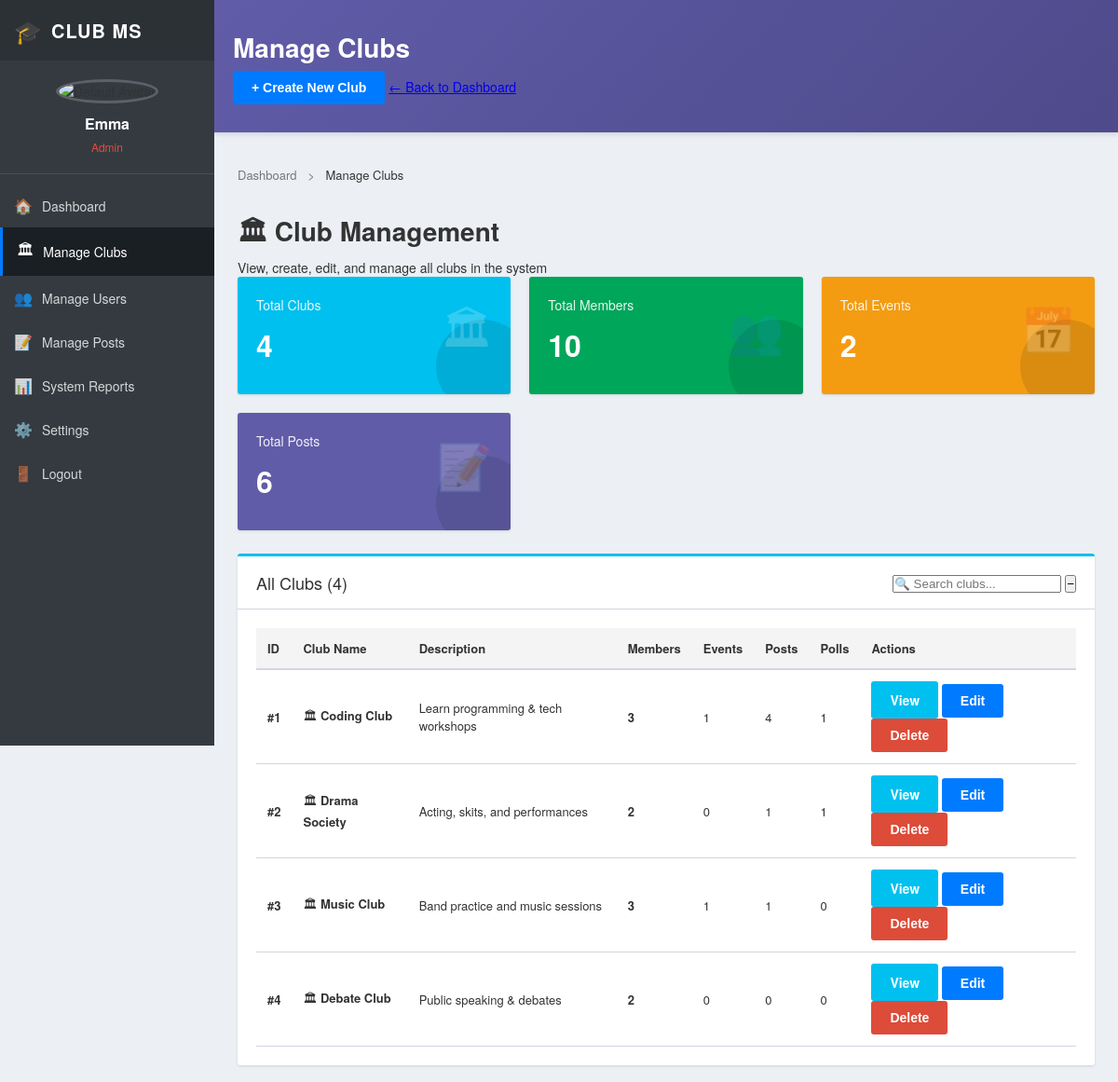
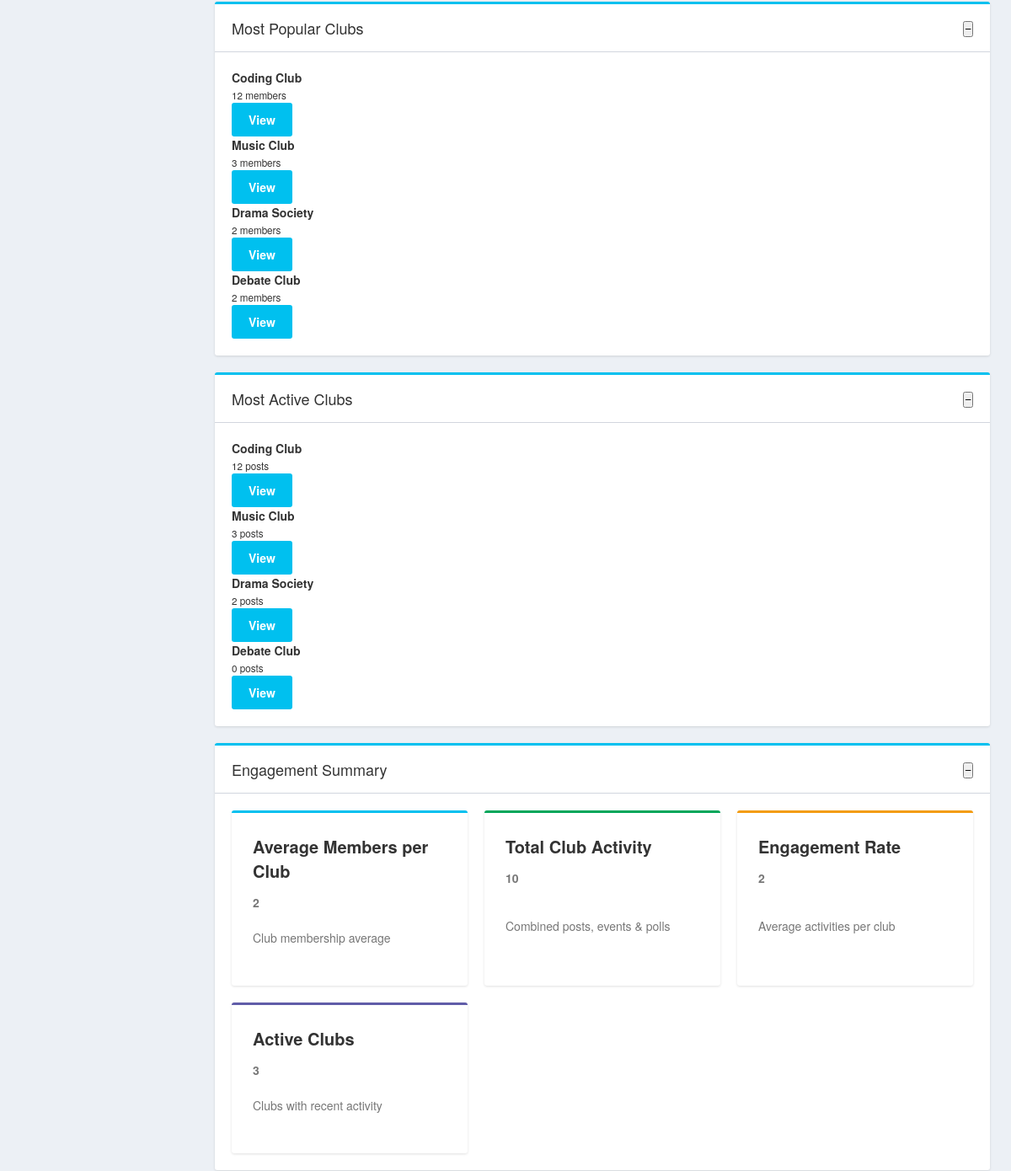
The page /clubs/admin/manage-clubs/ (signed in, upper part) on the database as committed earlier (2 pictures, top to bottom).
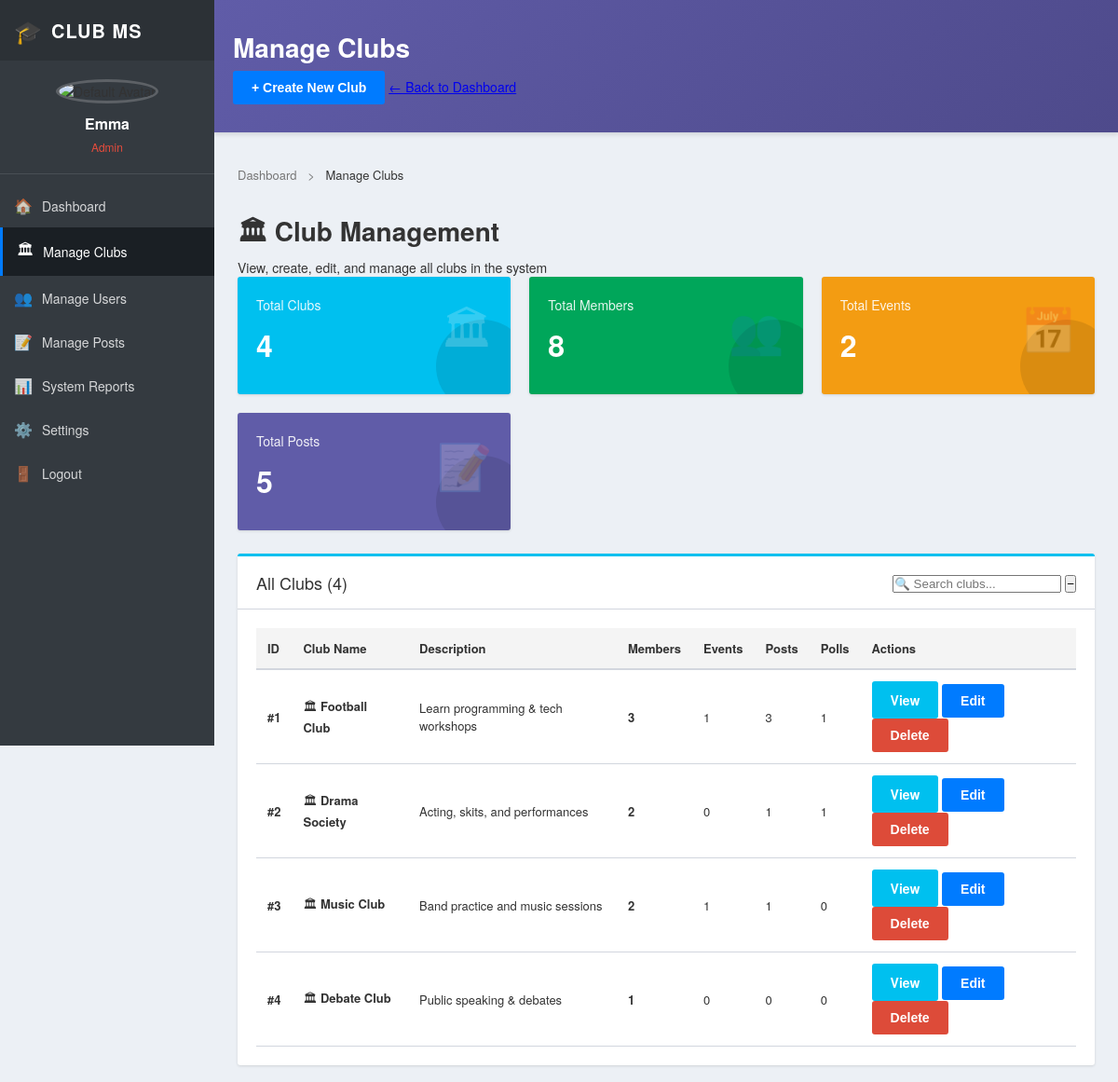
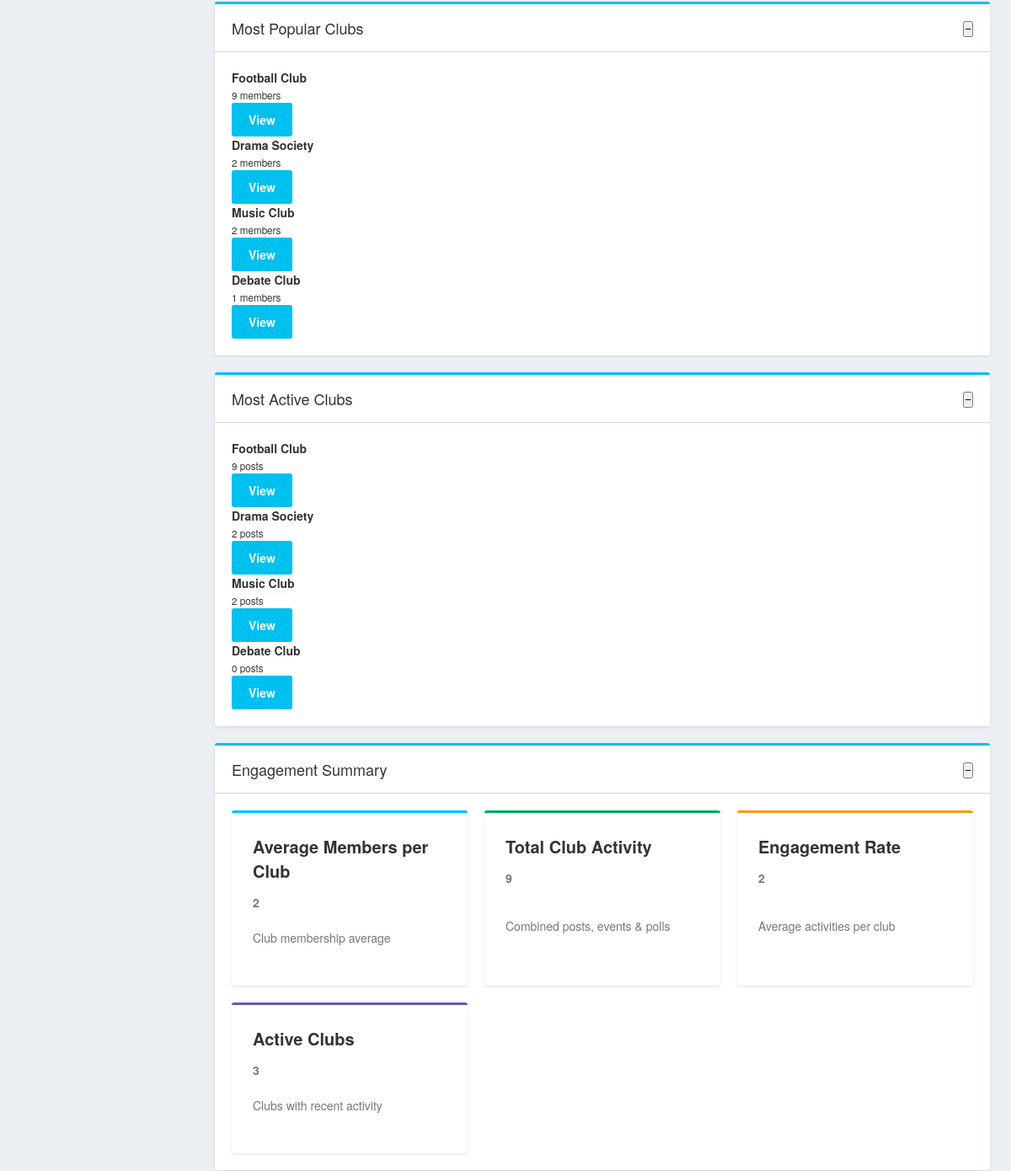
The same page on the database as committed later (2 pictures, top to bottom).
### clubs/models.py (models this page shows, shortened)
class Club(models.Model):
    name = models.CharField(max_length=100)
    description = models.TextField()
    meeting_time = models.CharField(max_length=100)
    logo = models.ImageField(upload_to="club_logos/", blank=True, null=True)
    members = models.ManyToManyField(
        settings.AUTH_USER_MODEL,
        related_name="clubs",
        blank=True
    )
    created_by = models.ForeignKey(
        settings.AUTH_USER_MODEL,
        on_delete=models.CASCADE,
        related_name="created_clubs",
        null=True,
        blank=True
    )

### clubs/views.py (the view)
# urls.py: path('admin/manage-clubs/', views.manage_clubs, name='manage_clubs'),
@user_passes_test(is_admin)
def manage_clubs(request):
    clubs = Club.objects.all().annotate(
        member_count=Count('members'),
        event_count=Count('events'),
        post_count=Count('posts'),
        poll_count=Count('polls')
    )
    total_members = sum(club.members.count() for club in clubs)
    total_events = Event.objects.count()
    total_posts = ClubPost.objects.count()
    total_activity = total_events + total_posts + Poll.objects.count()
    popular_clubs = clubs.order_by('-member_count')[:5]
    active_clubs = clubs.order_by('-post_count')[:5]
    thirty_days_ago = timezone.now() - timedelta(days=30)
    active_club_count = Club.objects.filter(
        Q(posts__created_at__gte=thirty_days_ago) |
        Q(events__date__gte=thirty_days_ago)
    ).distinct().count()
    context = {
        'clubs': clubs,
        'total_members': total_members,
        'total_events': total_events,
        'total_posts': total_posts,
        'total_activity': total_activity,
        'popular_clubs': popular_clubs,
        'active_clubs': active_clubs,
        'active_club_count': active_club_count,
    }
    return render(request, "clubs/manage_clubs.html", context)

### clubs/views.py (called while the page is built)
def is_admin(user):
    return hasattr(user, "profile") and user.profile.role == "admin"

### clubs/templates/clubs/manage_clubs.html (shortened to what the changed rows need)
{% load static %}
<!DOCTYPE html>
<html lang="en">
<head>
    <link rel="stylesheet" href="{% static 'css/lecturer_dashboard.css' %}?v=1">
</head>
<body>
    <div class="dashboard-wrapper">
        <main class="dashboard-main">
            <header class="top-header">
                <div class="header-left">
                    <h1 class="page-title">Manage Clubs</h1>
                </div>
            </header>
            <div class="dashboard-content">
                <div class="page-header">
                    <div class="header-content">
                        <h1>🏛 Club Management</h1>
                    </div>
                </div>
                <section class="stats-grid">
                    <div class="stat-card card-green">
                        <div class="stat-content">
                            <h3>Total Members</h3>
                            <p class="stat-number">{{ total_members }}</p>
                        </div>
                    </div>
                    <div class="stat-card card-purple">
                        <div class="stat-content">
                            <h3>Total Posts</h3>
                            <p class="stat-number">{{ total_posts }}</p>
                        </div>
                    </div>
                </section>
                <section class="panel">
                    <div class="panel-header">
                        <h2>All Clubs ({{ clubs.count }})</h2>
                    </div>
                    <div class="panel-body">
                        {% if clubs %}
                        <div class="clubs-table">
                            <table>
                                <thead>
                                    <tr>
                                        <th>ID</th>
                                        <th>Club Name</th>
                                        <th>Description</th>
                                        <th>Members</th>
                                        <th>Events</th>
                                        <th>Posts</th>
                                        <th>Polls</th>
                                        <th>Actions</th>
                                    </tr>
                                </thead>
                                <tbody id="clubsTableBody">
                                    {% for club in clubs %}
                                    <tr class="club-row">
                                        <td><strong>#{{ club.id }}</strong></td>
                                        <td>
                                            <div class="club-name-cell">
                                                <span class="club-icon-small">🏛</span>
                                                <strong>{{ club.name }}</strong>
                                            </div>
                                        </td>
                                        <td>{{ club.description|truncatewords:10 }}</td>
                                        <td><strong>{{ club.members.count }}</strong></td>
                                        <td>{{ club.events.count }}</td>
                                        <td>{{ club.posts.count }}</td>
                                        <td>{{ club.polls.count }}</td>
                                        <td>
                                            <a href="{% url 'club_detail' club.id %}" class="btn btn-view">View</a>
                                            <button class="btn btn-primary" data-id="{{ club.id }}"
                                                data-name="{{ club.name|escapejs }}"
                                                data-description="{{ club.description|escapejs }}"
                                                data-category="{{ club.category|default:''|escapejs }}"
                                                onclick="handleEdit(this)">
                                                Edit
                                            </button>
                                            <button class="btn btn-danger" data-id="{{ club.id }}"
                                                data-name="{{ club.name|escapejs }}" onclick="handleDelete(this)">
                                                Delete
                                            </button>
                                        </td>
                                    </tr>
                                    {% endfor %}
                                </tbody>
                            </table>
                        </div>
                        {% endif %}
                    </div>
                </section>
                <div class="content-grid-2">
                    <section class="panel">
                        <div class="panel-header">
                            <h2>Most Popular Clubs</h2>
                        </div>
                        <div class="panel-body">
                            {% if popular_clubs %}
                            {% for club in popular_clubs %}
                            <div class="club-activity-item">
                                <div>
                                    <strong>{{ club.name }}</strong><br>
                                    <small>{{ club.member_count }} members</small>
                                </div>
                                <a href="{% url 'club_detail' club.id %}" class="btn btn-view">View</a>
                            </div>
                            {% endfor %}
                            {% else %}
                            <p class="no-data">No data available</p>
                            {% endif %}
                        </div>
                    </section>
                    <section class="panel">
                        <div class="panel-header">
                            <h2>Most Active Clubs</h2>
                        </div>
                        <div class="panel-body">
                            {% if active_clubs %}
                            {% for club in active_clubs %}
                            <div class="club-activity-item">
                                <div>
                                    <strong>{{ club.name }}</strong><br>
                                    <small>{{ club.post_count }} posts</small>
                                </div>
                                <a href="{% url 'club_detail' club.id %}" class="btn btn-view">View</a>
                            </div>
                            {% endfor %}
                            {% else %}
                            <p class="no-data">No data available</p>
                            {% endif %}
                        </div>
                    </section>
                </div>
                <section class="panel">
                    <div class="panel-header">
                        <h2>Engagement Summary</h2>
                    </div>
                    <div class="panel-body">
                        <div class="dashboard-cards">
                            <div class="dashboard-card">
                                <h3>Total Club Activity</h3>
                                <p class="stat-number">{{ total_activity }}</p>
                                <p>Combined posts, events & polls</p>
                            </div>
                        </div>
                    </div>
                </section>
            </div>
        </main>
    </div>
</body>
</html>

Rows that differ between the two databases and show on the page:
changed Club "Learn programming & tech workshops": name "Coding Club" → "Football Club"; posts.count "4" → "3"; member_count "12" → "9"; post_count "12" → "9"
shown differently, row unchanged: Club "Drama Society": moves up the list
computed for Club "Music Club": members.count "3" → "2"; member_count "3" → "2"; post_count "3" → "2"
computed for Club "Debate Club": members.count "2" → "1"; member_count "2" → "1"
Other text that changed with them:
{{ total_members }}: "10" → "8"
{{ total_posts }}: "6" → "5"
{{ total_activity }}: "10" → "9"
